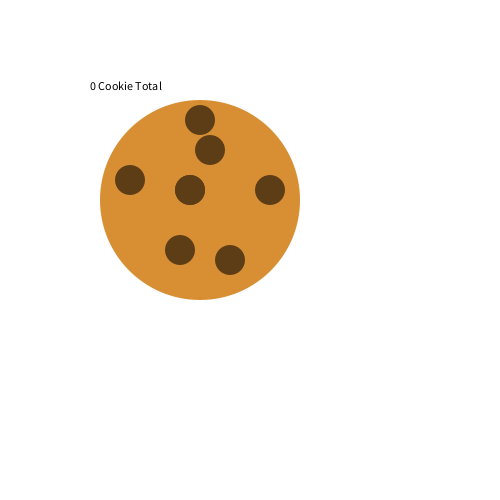
Frame 1 (no input)
Frame 60 (the mouse pressed at the canvas centre just before this capture): identical to frame 1, image omitted
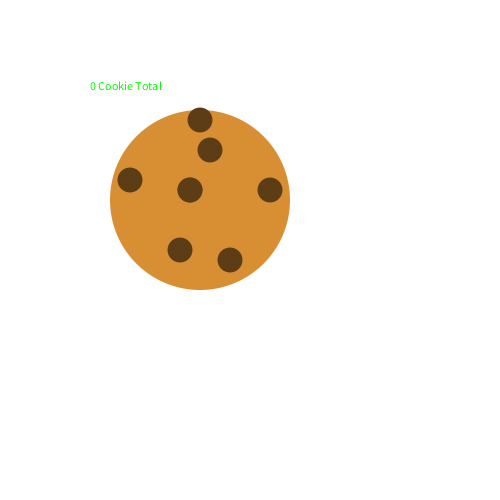
Frame 120 (the mouse held since frame 60 and released just before this capture)

The Processing sketch that drew these frames (run headless with seeded random() and noise(); from frame 60 on, the mouse is pressed at the canvas centre):

// Processing sketch: sketch_171015a
// ── sketch_171015a.pde
int cookies= 0;
boolean cookieClicked;
void setup(){
  size(500,500);
  
}


void draw(){
  background(255,255);
  if(mousePressed==true){
    fill(#03FF00);
    text(cookies + " Cookie Total", 90, 90);
    fill(#D88F34 );
    ellipse(200,200, 180, 180);
    fill(#5D3D16);
    ellipse(190, 190, 25, 25);
  ellipse(130, 180, 25, 25);
  ellipse(200, 120, 25, 25);
  ellipse(210, 150, 25, 25);
  ellipse(190, 190, 25, 25);
  ellipse(270, 190, 25, 25);
  ellipse(230, 260, 25, 25);
  ellipse(180, 250, 25, 25);
  }
  else
  {
  noStroke();
  fill(#D88F34 );
  ellipse(200,200, 200, 200);
  fill(#5D3D16);
  ellipse(190, 190, 30, 30);
  ellipse(130, 180, 30, 30);
  ellipse(200, 120, 30, 30);
  ellipse(210, 150, 30, 30);
  ellipse(190, 190, 30, 30);
  ellipse(270, 190, 30, 30);
  ellipse(230, 260, 30, 30);
  ellipse(180, 250, 30, 30);
  fill(#000000);
  text(cookies + " Cookie Total", 90, 90);
  }
}

void mouseDragged(){
  cookies +=3;
  
}
